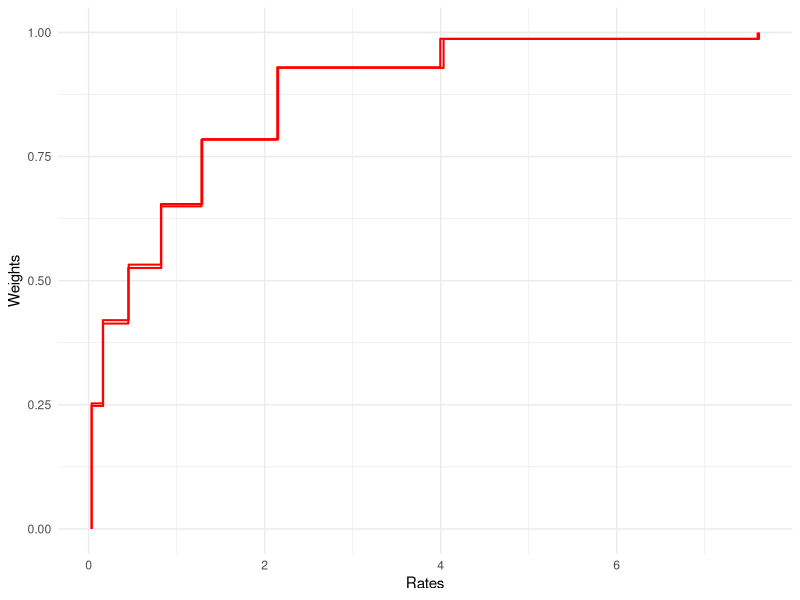
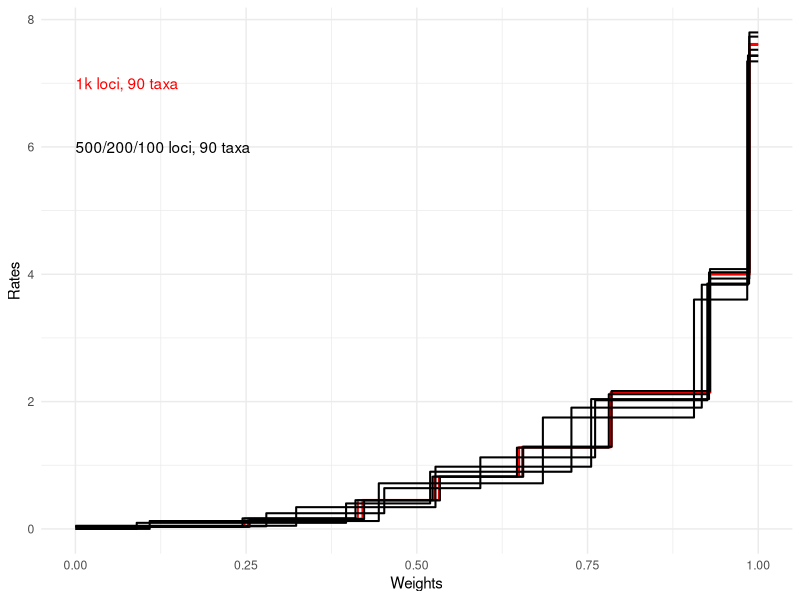
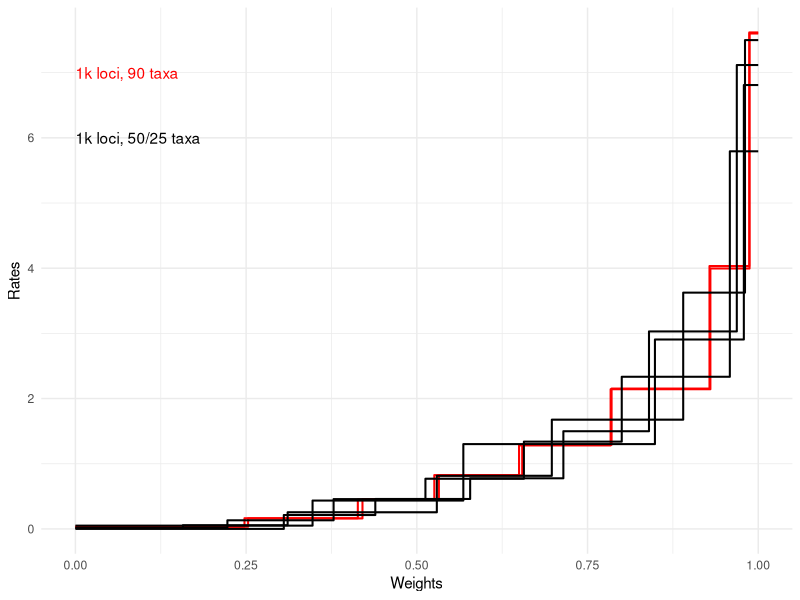
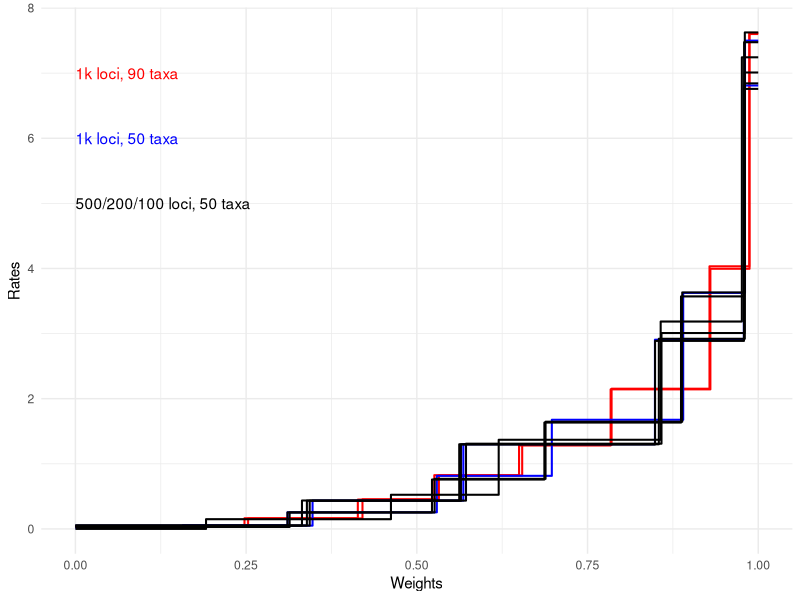
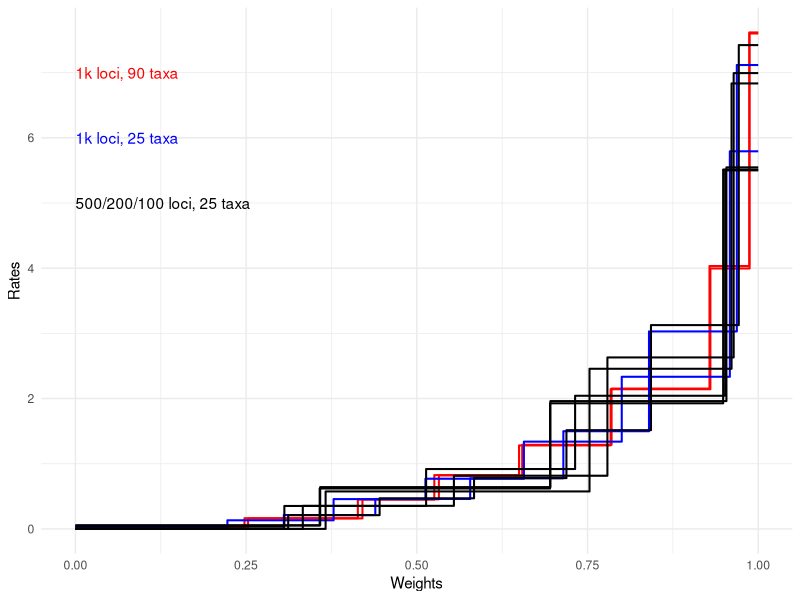
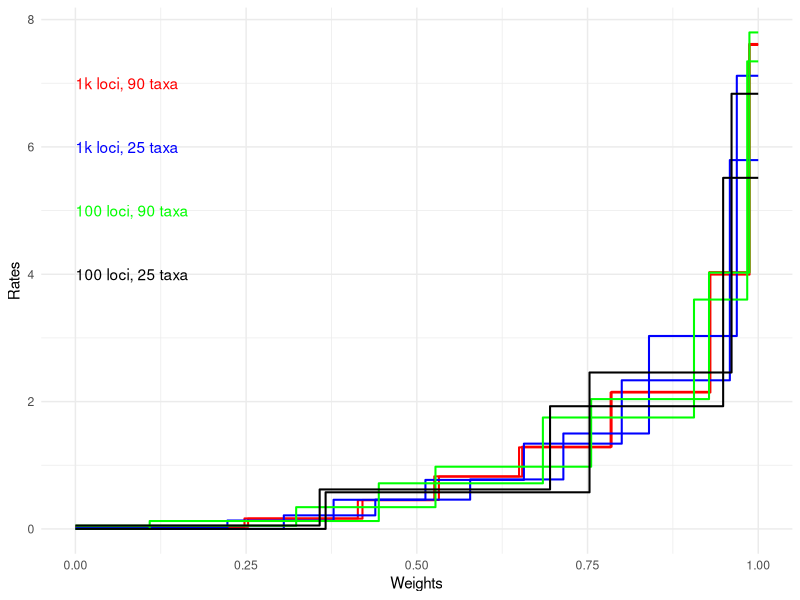

Recreate these plots in R, in order.
## ---- chunk 1
knitr::opts_chunk$set(echo = TRUE)
## ---- chunk 2
library(tidyverse)
## ---- chunk 3
compute_cdf <- function(data) {

  # Pair up weights and values into a list of tuples
  pairs <- matrix(data, ncol = 2, byrow = TRUE)
  
  # Compute the cumulative sum of weights
  weights <- numeric(length = nrow(pairs))
  rates <- numeric(length = nrow(pairs))
  
  weights[1] <- pairs[1, 1]
  rates[1] <- pairs[1, 2]
  
  for (i in 2:nrow(pairs)) {
    weights[i] <- weights[i-1] + pairs[i, 1]
    rates[i] <- pairs[i, 2]
  }
  
  weights[length(weights)] <- round(weights[length(weights)])
  result <- data.frame(weights,rates)
  result <- rbind(data.frame(weights = 0, rates = min(result$rates)), result)
  
  return(result)
}

## ---- chunk 4
l10t90_1 <- c(0.2476,0.03401,0.166,0.1642,0.112,0.4501,0.1241,0.8255,0.1341,1.281,0.1461,2.143,0.05735,3.995,0.01282,7.601)
l10t90_2 <- c(0.2529,0.03379,0.1675,0.1613,0.1119,0.4548,0.122,0.8216,0.1309,1.291,0.1434,2.153,0.05825,4.033,0.01322,7.617)
l5t90_1 <- c(0.2447,0.03478,0.1654,0.1657,0.1128,0.4513,0.1237,0.8197,0.1345,1.276,0.1468,2.115,0.059,3.932,0.01298,7.526)
l5t90_2 <- c(0.2551,0.03314,0.1677,0.1549,0.111,0.4474,0.122,0.819,0.1294,1.29,0.1441,2.165,0.05749,4.081,0.01326,7.732)
l2t90_1 <- c(0.2796,0.04126,0.1727,0.246,0.1407,0.6401,0.1681,1.124,0.1643,2.021,0.06118,3.853,0.01335,7.43)
l2t90_2 <- c(0.08979,0,0.3066,0.09546,0.1231,0.4005,0.2069,0.898,0.1909,1.905,0.06766,3.836, 0.01511,7.436)
l1t90_1 <- c(0.3233,0.04917,0.204,0.3415,0.228,0.9771,0.1726,2.039,0.05916,4.025,0.01305,7.798)
l1t90_2 <- c(0.1088,0,0.3355,0.1239,0.2403,0.7161,0.2213,1.75,0.07795,3.602,0.01613,7.344)

l10t90_1 <- compute_cdf(l10t90_1)
l10t90_2 <- compute_cdf(l10t90_2)
l5t90_1 <- compute_cdf(l5t90_1)
l5t90_2 <- compute_cdf(l5t90_2)
l2t90_1 <- compute_cdf(l2t90_1)
l2t90_2 <- compute_cdf(l2t90_2)
l1t90_1 <- compute_cdf(l1t90_1)
l1t90_2 <- compute_cdf(l1t90_2)

## ---- chunk 5
ggplot(l10t90_1, aes(y = weights, x= rates)) +
  geom_step(data = l10t90_1, direction = "hv",linewidth = 0.7, color = 'red') +
  geom_step(data = l10t90_2, direction = "hv",linewidth = 0.7, color = 'red') +
  coord_cartesian(ylim = c(0, 1)) +
  labs(y = "Weights", x = "Rates") +
  theme_minimal()
## ---- chunk 6
ggplot(l10t90_1, aes(x = weights, y = rates)) +
  geom_step(data = l10t90_1, direction = "vh",linewidth = 0.7, color = 'red') +
  geom_step(data = l10t90_2, direction = "vh",linewidth = 0.7, color = 'red') +
  geom_step(data = l5t90_1, direction = "vh",linewidth = 0.7, color = 'black') +
  geom_step(data = l5t90_2, direction = "vh",linewidth = 0.7, color = 'black') +
  geom_step(data = l2t90_1, direction = "vh",linewidth = 0.7, color = 'black') +
  geom_step(data = l2t90_2, direction = "vh",linewidth = 0.7, color = 'black') +
  geom_step(data = l1t90_1, direction = "vh",linewidth = 0.7, color = 'black') +
  geom_step(data = l1t90_2, direction = "vh",linewidth = 0.7, color = 'black') +
  coord_cartesian(xlim = c(0, 1)) +
  labs(x = "Weights", y = "Rates") +
  theme_minimal()+
  annotate("text", x = 0, y = 7, label = "1k loci, 90 taxa", color = "red", hjust = 0) +
  annotate("text", x = 0, y = 6, label = "500/200/100 loci, 90 taxa", color = "black", hjust = 0)
## ---- chunk 7
l10t50_1 <- c(0.3473,0.05019,0.2208,0.4353,0.2806,1.301,0.1302,2.906,0.02099,6.81)
l10t50_2 <- c(0.1574,0.01266,0.1534,0.05629,0.2185,0.2553,0.1684,0.8149,0.1924,1.676,0.09049,3.625,0.01948,7.499)
l10t25_1 <- c(0.2226,0.01891,0.1555,0.1318,0.1345,0.4577,0.1442,0.7699,0.1433,1.339,0.1583,2.334,0.04168,5.793)
l10t25_2 <- c(0.3052,0,0.134,0.2131,0.1389,0.4595,0.1365,0.7769,0.1254,1.499,0.1286,3.03,0.03145,7.117)

l10t50_1 <- compute_cdf(l10t50_1)
l10t50_2 <- compute_cdf(l10t50_2)
l10t25_1 <- compute_cdf(l10t25_1)
l10t25_2 <- compute_cdf(l10t25_2)
## ---- chunk 8
ggplot(l10t90_1, aes(x = weights, y = rates)) +
  geom_step(data = l10t90_1, direction = "vh",linewidth = 0.7, color = 'red') +
  geom_step(data = l10t90_2, direction = "vh",linewidth = 0.7, color = 'red') +
  geom_step(data = l10t50_1, direction = "vh",linewidth = 0.7, color = 'black') +
  geom_step(data = l10t50_2, direction = "vh",linewidth = 0.7, color = 'black') +
  geom_step(data = l10t25_1, direction = "vh",linewidth = 0.7, color = 'black') +
  geom_step(data = l10t25_2, direction = "vh",linewidth = 0.7, color = 'black') +
  coord_cartesian(xlim = c(0, 1)) +
  labs(x = "Weights", y = "Rates") +
  theme_minimal()+
  annotate("text", x = 0, y = 7, label = "1k loci, 90 taxa", color = "red", hjust = 0) +
  annotate("text", x = 0, y = 6, label = "1k loci, 50/25 taxa", color = "black", hjust = 0)
## ---- chunk 9
l5t50_1 <- c(0.3431,0.05034,0.2215,0.4322,0.2843,1.298,0.1302,2.888,0.021,6.758)
l5t50_2 <- c(0.3137,0.03011,0.2123,0.2519,0.1625,0.7692,0.2002,1.646,0.09163,3.632, 0.01963,7.625)
l2t50_1 <- c(0.3318,0.05145,0.2303,0.4359,0.2923,1.3,0.1259,2.92,0.0197,6.843)
l2t50_2 <- c(0.3105,0.03168,0.2117,0.2545,0.1646,0.7584,0.2001,1.633,0.0924,3.571,0.0207,7.475)
l1t50_1 <- c(0.339,0.05273,0.233,0.4346,0.2863,1.309,0.1217,3.008,0.01993,7.01)
l1t50_2 <- c(0.1913,0,0.2708,0.1492,0.1578,0.5247,0.2372,1.369,0.1189,3.185,0.02394,7.243)

l5t50_1 <- compute_cdf(l5t50_1)
l5t50_2 <- compute_cdf(l5t50_2)
l2t50_1 <- compute_cdf(l2t50_1)
l2t50_2 <- compute_cdf(l2t50_2)
l1t50_1 <- compute_cdf(l1t50_1)
l1t50_2 <- compute_cdf(l1t50_2)
## ---- chunk 10
ggplot(l10t90_1, aes(x = weights, y = rates)) +
  geom_step(data = l10t90_1, direction = "vh",linewidth = 0.7, color = 'red') +
  geom_step(data = l10t90_2, direction = "vh",linewidth = 0.7, color = 'red') +
  geom_step(data = l10t50_1, direction = "vh",linewidth = 0.7, color = 'blue') +
  geom_step(data = l10t50_2, direction = "vh",linewidth = 0.7, color = 'blue') +
  geom_step(data = l5t50_1, direction = "vh",linewidth = 0.7, color = 'black') +
  geom_step(data = l5t50_2, direction = "vh",linewidth = 0.7, color = 'black') +
  geom_step(data = l2t50_1, direction = "vh",linewidth = 0.7, color = 'black') +
  geom_step(data = l2t50_2, direction = "vh",linewidth = 0.7, color = 'black') +
  geom_step(data = l1t50_1, direction = "vh",linewidth = 0.7, color = 'black') +
  geom_step(data = l1t50_2, direction = "vh",linewidth = 0.7, color = 'black') +
  coord_cartesian(xlim = c(0, 1)) +
  labs(x = "Weights", y = "Rates") +
  theme_minimal()+
  annotate("text", x = 0, y = 7, label = "1k loci, 90 taxa", color = "red", hjust = 0) +
  annotate("text", x = 0, y = 6, label = "1k loci, 50 taxa", color = "blue", hjust = 0) +
  annotate("text", x = 0, y = 5, label = "500/200/100 loci, 50 taxa", color = "black", hjust = 0)
## ---- chunk 11
l5t25_1 <- c(0.306,0.03486,0.2076,0.3524,0.2182,0.9186,0.2197,2.043,0.0485,5.501)
l5t25_2 <- c(0.3116,0,0.1339,0.2108,0.1383,0.4696,0.1353,0.7793,0.1238,1.515,0.1286,3.127,0.02851,7.423)
l2t25_1 <- c(0.3585,0.05449,0.3371,0.6417,0.2578,1.961,0.04661,5.547)
l2t25_2 <- c(0.333,0,0.2213,0.3542,0.2248,0.8158,0.1849,2.631,0.036,6.993)
l1t25_1 <- c(0.3577,0.05317,0.3374,0.62,0.2535,1.927,0.0514,5.514)
l1t25_2 <- c(0.3664,0,0.3865,0.5749,0.208,2.457,0.03901,6.835)

l5t25_1 <- compute_cdf(l5t25_1)
l5t25_2 <- compute_cdf(l5t25_2)
l2t25_1 <- compute_cdf(l2t25_1)
l2t25_2 <- compute_cdf(l2t25_2)
l1t25_1 <- compute_cdf(l1t25_1)
l1t25_2 <- compute_cdf(l1t25_2)
## ---- chunk 12
ggplot(l10t90_1, aes(x = weights, y = rates)) +
  geom_step(data = l10t90_1, direction = "vh",linewidth = 0.7, color = 'red') +
  geom_step(data = l10t90_2, direction = "vh",linewidth = 0.7, color = 'red') +
  geom_step(data = l10t25_1, direction = "vh",linewidth = 0.7, color = 'blue') +
  geom_step(data = l10t25_2, direction = "vh",linewidth = 0.7, color = 'blue') +
  geom_step(data = l5t25_1, direction = "vh",linewidth = 0.7, color = 'black') +
  geom_step(data = l5t25_2, direction = "vh",linewidth = 0.7, color = 'black') +
  geom_step(data = l2t25_1, direction = "vh",linewidth = 0.7, color = 'black') +
  geom_step(data = l2t25_2, direction = "vh",linewidth = 0.7, color = 'black') +
  geom_step(data = l1t25_1, direction = "vh",linewidth = 0.7, color = 'black') +
  geom_step(data = l1t25_2, direction = "vh",linewidth = 0.7, color = 'black') +
  coord_cartesian(xlim = c(0, 1)) +
  labs(x = "Weights", y = "Rates") +
  theme_minimal()+
  annotate("text", x = 0, y = 7, label = "1k loci, 90 taxa", color = "red", hjust = 0) +
  annotate("text", x = 0, y = 6, label = "1k loci, 25 taxa", color = "blue", hjust = 0) +
  annotate("text", x = 0, y = 5, label = "500/200/100 loci, 25 taxa", color = "black", hjust = 0)
## ---- chunk 13
ggplot(l10t90_1, aes(x = weights, y = rates)) +
  geom_step(data = l10t90_1, direction = "vh",linewidth = 0.7, color = 'red') +
  geom_step(data = l10t90_2, direction = "vh",linewidth = 0.7, color = 'red') +
  geom_step(data = l10t25_1, direction = "vh",linewidth = 0.7, color = 'blue') +
  geom_step(data = l10t25_2, direction = "vh",linewidth = 0.7, color = 'blue') +
  geom_step(data = l1t90_1, direction = "vh",linewidth = 0.7, color = 'green') +
  geom_step(data = l1t90_2, direction = "vh",linewidth = 0.7, color = 'green') +
  geom_step(data = l1t25_1, direction = "vh",linewidth = 0.7, color = 'black') +
  geom_step(data = l1t25_2, direction = "vh",linewidth = 0.7, color = 'black') +
  coord_cartesian(xlim = c(0, 1)) +
  labs(x = "Weights", y = "Rates") +
  theme_minimal()+
  annotate("text", x = 0, y = 7, label = "1k loci, 90 taxa", color = "red", hjust = 0) +
  annotate("text", x = 0, y = 6, label = "1k loci, 25 taxa", color = "blue", hjust = 0) +
  annotate("text", x = 0, y = 5, label = "100 loci, 90 taxa", color = "green", hjust = 0) +
  annotate("text", x = 0, y = 4, label = "100 loci, 25 taxa", color = "black", hjust = 0)
